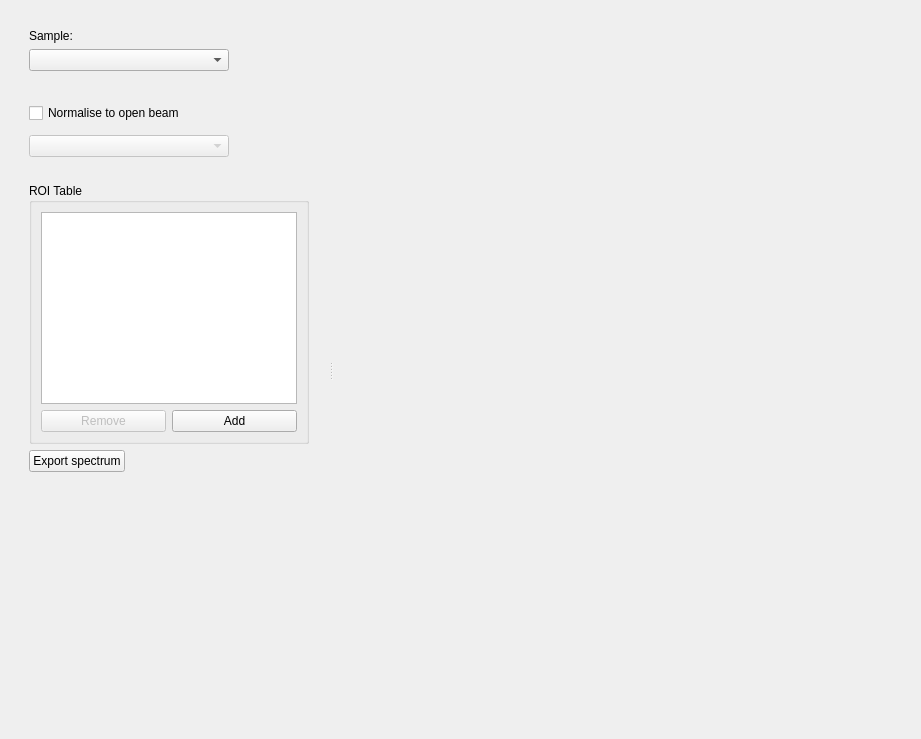
<?xml version="1.0" encoding="UTF-8"?>
<ui version="4.0">
    <class>SpectrumViewerWindow</class>
    <widget class="QMainWindow" name="SpectrumViewerWindow">
        <property name="geometry">
            <rect>
                <x>0</x>
                <y>0</y>
                <width>921</width>
                <height>739</height>
            </rect>
        </property>
        <property name="windowTitle">
            <string>Spectrum Viewer</string>
        </property>
        <widget class="QWidget" name="centralwidget">
            <layout class="QVBoxLayout" name="verticalLayout">
                <item>
                    <widget class="QSplitter" name="splitter">
                        <property name="orientation">
                            <enum>Qt::Horizontal</enum>
                        </property>
                        <widget class="QWidget" name="optionsLayout" native="true">
                            <property name="sizePolicy">
                                <sizepolicy hsizetype="Preferred" vsizetype="MinimumExpanding">
                                    <horstretch>0</horstretch>
                                    <verstretch>0</verstretch>
                                </sizepolicy>
                            </property>
                            <layout class="QVBoxLayout" name="verticalLayout_2">
                                <property name="leftMargin">
                                    <number>20</number>
                                </property>
                                <property name="topMargin">
                                    <number>20</number>
                                </property>
                                <property name="rightMargin">
                                    <number>20</number>
                                </property>
                                <property name="bottomMargin">
                                    <number>20</number>
                                </property>
                                <item>
                                    <widget class="QLabel" name="sampleLabel">
                                        <property name="sizePolicy">
                                            <sizepolicy hsizetype="Preferred" vsizetype="Minimum">
                                                <horstretch>0</horstretch>
                                                <verstretch>0</verstretch>
                                            </sizepolicy>
                                        </property>
                                        <property name="text">
                                            <string>Sample:</string>
                                        </property>
                                    </widget>
                                </item>
                                <item>
                                    <widget class="DatasetSelectorWidgetView" name="sampleStackSelector">
                                        <property name="sizePolicy">
                                            <sizepolicy hsizetype="Maximum" vsizetype="Fixed">
                                                <horstretch>0</horstretch>
                                                <verstretch>0</verstretch>
                                            </sizepolicy>
                                        </property>
                                        <property name="minimumSize">
                                            <size>
                                                <width>200</width>
                                                <height>0</height>
                                            </size>
                                        </property>
                                    </widget>
                                </item>
                                <item>
                                    <spacer name="dropdownSpacer">
                                        <property name="orientation">
                                            <enum>Qt::Vertical</enum>
                                        </property>
                                        <property name="sizeType">
                                            <enum>QSizePolicy::Fixed</enum>
                                        </property>
                                        <property name="sizeHint" stdset="0">
                                            <size>
                                                <width>20</width>
                                                <height>20</height>
                                            </size>
                                        </property>
                                    </spacer>
                                </item>
                                <item>
                                    <layout class="QHBoxLayout" name="horizontalLayout">
                                        <item>
                                            <widget class="QCheckBox" name="normaliseCheckBox">
                                                <property name="layoutDirection">
                                                    <enum>Qt::LeftToRight</enum>
                                                </property>
                                                <property name="text">
                                                    <string>Normalise to open beam</string>
                                                </property>
                                                <property name="checked">
                                                    <bool>false</bool>
                                                </property>
                                            </widget>
                                        </item>
                                        <item>
                                            <widget class="QLabel" name="normaliseErrorIcon">
                                                <property name="sizePolicy">
                                                    <sizepolicy hsizetype="Fixed" vsizetype="Fixed">
                                                        <horstretch>0</horstretch>
                                                        <verstretch>0</verstretch>
                                                    </sizepolicy>
                                                </property>
                                                <property name="minimumSize">
                                                    <size>
                                                        <width>32</width>
                                                        <height>32</height>
                                                    </size>
                                                </property>
                                                <property name="text">
                                                    <string />
                                                </property>
                                            </widget>
                                        </item>
                                    </layout>
                                </item>
                                <item>
                                    <widget class="DatasetSelectorWidgetView" name="normaliseStackSelector">
                                        <property name="enabled">
                                            <bool>false</bool>
                                        </property>
                                        <property name="sizePolicy">
                                            <sizepolicy hsizetype="Maximum" vsizetype="Fixed">
                                                <horstretch>0</horstretch>
                                                <verstretch>0</verstretch>
                                            </sizepolicy>
                                        </property>
                                        <property name="minimumSize">
                                            <size>
                                                <width>200</width>
                                                <height>0</height>
                                            </size>
                                        </property>
                                        <property name="frame">
                                            <bool>true</bool>
                                        </property>
                                    </widget>
                                </item>
                                <item>
                                    <spacer name="buttonSpacer">
                                        <property name="orientation">
                                            <enum>Qt::Vertical</enum>
                                        </property>
                                        <property name="sizeType">
                                            <enum>QSizePolicy::Fixed</enum>
                                        </property>
                                        <property name="sizeHint" stdset="0">
                                            <size>
                                                <width>20</width>
                                                <height>20</height>
                                            </size>
                                        </property>
                                    </spacer>
                                </item>
                                <item>
                                    <widget class="QGroupBox" name="manualGroup">
                                        <property name="title">
                                            <string>ROI Table</string>
                                        </property>
                                        <property name="flat">
                                            <bool>false</bool>
                                        </property>
                                        <property name="checkable">
                                            <bool>false</bool>
                                        </property>
                                        <layout class="QVBoxLayout" name="verticalLayout_5">
                                            <item>
                                                <widget class="RemovableRowTableView" name="tableView">
                                                    <attribute name="horizontalHeaderHighlightSections">
                                                        <bool>true</bool>
                                                    </attribute>
                                                    <attribute name="verticalHeaderVisible">
                                                        <bool>false</bool>
                                                    </attribute>
                                                </widget>
                                            </item>
                                            <item>
                                                <layout class="QGridLayout" name="gridLayout">
                                                    <item row="0" column="1">
                                                        <widget class="QPushButton" name="addBtn">
                                                            <property name="toolTip">
                                                                <string>&lt;html&gt;&lt;head/&gt;&lt;body&gt;&lt;p&gt;Adds a new row to the table.&lt;/p&gt;&lt;p&gt;Slice index defaults to the current preview slice index.&lt;/p&gt;&lt;/body&gt;&lt;/html&gt;</string>
                                                            </property>
                                                            <property name="text">
                                                                <string>Add</string>
                                                            </property>
                                                        </widget>
                                                    </item>
                                                    <item row="0" column="0">
                                                        <widget class="QPushButton" name="removeBtn">
                                                            <property name="enabled">
                                                                <bool>false</bool>
                                                            </property>
                                                            <property name="toolTip">
                                                                <string>&lt;html&gt;&lt;head/&gt;&lt;body&gt;&lt;p&gt;Removes the selected row from the table.&lt;/p&gt;&lt;/body&gt;&lt;/html&gt;</string>
                                                            </property>
                                                            <property name="text">
                                                                <string>Remove</string>
                                                            </property>
                                                        </widget>
                                                    </item>
                                                </layout>
                                            </item>
                                        </layout>
                                    </widget>
                                </item>
                                <item>
                                    <widget class="QPushButton" name="exportButton">
                                        <property name="sizePolicy">
                                            <sizepolicy hsizetype="Maximum" vsizetype="Fixed">
                                                <horstretch>0</horstretch>
                                                <verstretch>0</verstretch>
                                            </sizepolicy>
                                        </property>
                                        <property name="minimumSize">
                                            <size>
                                                <width>0</width>
                                                <height>0</height>
                                            </size>
                                        </property>
                                        <property name="text">
                                            <string>Export spectrum</string>
                                        </property>
                                    </widget>
                                </item>
                                <item>
                                    <spacer name="verticalSpacer">
                                        <property name="orientation">
                                            <enum>Qt::Vertical</enum>
                                        </property>
                                        <property name="sizeType">
                                            <enum>QSizePolicy::MinimumExpanding</enum>
                                        </property>
                                        <property name="sizeHint" stdset="0">
                                            <size>
                                                <width>20</width>
                                                <height>20</height>
                                            </size>
                                        </property>
                                    </spacer>
                                </item>
                            </layout>
                        </widget>
                        <widget class="QWidget" name="rightWidget" native="true">
                            <property name="sizePolicy">
                                <sizepolicy hsizetype="MinimumExpanding" vsizetype="MinimumExpanding">
                                    <horstretch>1</horstretch>
                                    <verstretch>0</verstretch>
                                </sizepolicy>
                            </property>
                            <layout class="QVBoxLayout" name="verticalLayout_3">
                                <item>
                                    <layout class="QVBoxLayout" name="imageLayout" />
                                </item>
                            </layout>
                        </widget>
                    </widget>
                </item>
            </layout>
        </widget>
    </widget>
    <customwidgets>
        <customwidget>
            <class>DatasetSelectorWidgetView</class>
            <extends>QComboBox</extends>
            <header>mantidimaging.gui.widgets.dataset_selector</header>
        </customwidget>
        <customwidget>
         <class>RemovableRowTableView</class>
         <extends>QTableView</extends>
         <header>mantidimaging.gui.widgets</header>
        </customwidget>
    </customwidgets>
    <resources />
    <connections />
</ui>
